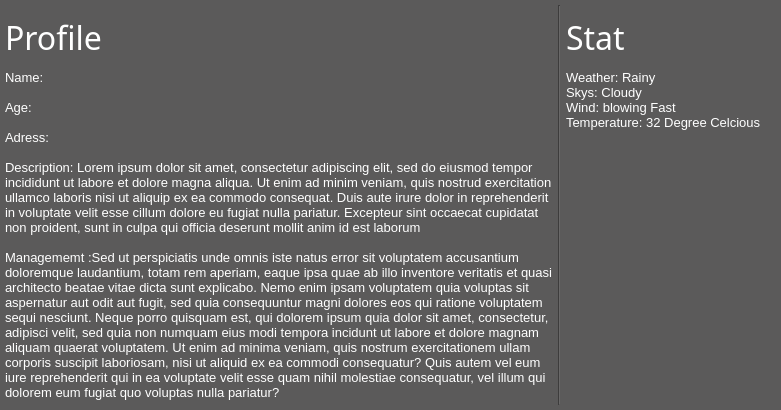
               <widget class="QWidget" name="page_home">
                <property name="styleSheet">
                 <string notr="true">background:rgb(91,90,90);</string>
                </property>
                <layout class="QHBoxLayout" name="horizontalLayout_19">
                 <property name="spacing">
                  <number>0</number>
                 </property>
                 <property name="leftMargin">
                  <number>0</number>
                 </property>
                 <property name="topMargin">
                  <number>5</number>
                 </property>
                 <property name="rightMargin">
                  <number>0</number>
                 </property>
                 <property name="bottomMargin">
                  <number>5</number>
                 </property>
                 <item>
                  <widget class="QFrame" name="frame_home_main">
                   <property name="frameShape">
                    <enum>QFrame::NoFrame</enum>
                   </property>
                   <property name="frameShadow">
                    <enum>QFrame::Plain</enum>
                   </property>
                   <layout class="QVBoxLayout" name="verticalLayout_5">
                    <property name="spacing">
                     <number>5</number>
                    </property>
                    <property name="leftMargin">
                     <number>5</number>
                    </property>
                    <property name="topMargin">
                     <number>5</number>
                    </property>
                    <property name="rightMargin">
                     <number>5</number>
                    </property>
                    <property name="bottomMargin">
                     <number>5</number>
                    </property>
                    <item>
                     <widget class="QLabel" name="lab_home_main_hed">
                      <property name="minimumSize">
                       <size>
                        <width>0</width>
                        <height>55</height>
                       </size>
                      </property>
                      <property name="maximumSize">
                       <size>
                        <width>16777215</width>
                        <height>55</height>
                       </size>
                      </property>
                      <property name="font">
                       <font>
                        <family>Segoe UI Semilight</family>
                        <pointsize>24</pointsize>
                       </font>
                      </property>
                      <property name="styleSheet">
                       <string notr="true">QLabel {
	color:rgb(255,255,255);
}</string>
                      </property>
                      <property name="text">
                       <string>&lt;html&gt;&lt;head/&gt;&lt;body&gt;&lt;p&gt;&lt;span style=&quot; color:#ffffff;&quot;&gt;Profile&lt;/span&gt;&lt;/p&gt;&lt;/body&gt;&lt;/html&gt;</string>
                      </property>
                      <property name="textFormat">
                       <enum>Qt::RichText</enum>
                      </property>
                     </widget>
                    </item>
                    <item>
                     <widget class="QLabel" name="lab_home_main_disc">
                      <property name="font">
                       <font>
                        <family>Segoe UI</family>
                        <pointsize>10</pointsize>
                       </font>
                      </property>
                      <property name="styleSheet">
                       <string notr="true">color:rgb(255,255,255);</string>
                      </property>
                      <property name="text">
                       <string>&lt;!DOCTYPE HTML PUBLIC &quot;-//W3C//DTD HTML 4.0//EN&quot; &quot;http://www.w3.org/TR/REC-html40/strict.dtd&quot;&gt;
&lt;html&gt;&lt;head&gt;&lt;meta name=&quot;qrichtext&quot; content=&quot;1&quot; /&gt;&lt;style type=&quot;text/css&quot;&gt;
p, li { white-space: pre-wrap; }
&lt;/style&gt;&lt;/head&gt;&lt;body style=&quot; font-family:'Segoe UI'; font-size:10pt; font-weight:400; font-style:normal;&quot;&gt;
&lt;p style=&quot; margin-top:0px; margin-bottom:0px; margin-left:0px; margin-right:0px; -qt-block-indent:0; text-indent:0px;&quot;&gt;&lt;span style=&quot; color:#ffffff;&quot;&gt;Name:&lt;/span&gt;&lt;/p&gt;
&lt;p style=&quot;-qt-paragraph-type:empty; margin-top:0px; margin-bottom:0px; margin-left:0px; margin-right:0px; -qt-block-indent:0; text-indent:0px; color:#ffffff;&quot;&gt;&lt;br /&gt;&lt;/p&gt;
&lt;p style=&quot; margin-top:0px; margin-bottom:0px; margin-left:0px; margin-right:0px; -qt-block-indent:0; text-indent:0px;&quot;&gt;&lt;span style=&quot; color:#ffffff;&quot;&gt;Age:&lt;/span&gt;&lt;/p&gt;
&lt;p style=&quot;-qt-paragraph-type:empty; margin-top:0px; margin-bottom:0px; margin-left:0px; margin-right:0px; -qt-block-indent:0; text-indent:0px; color:#ffffff;&quot;&gt;&lt;br /&gt;&lt;/p&gt;
&lt;p style=&quot; margin-top:0px; margin-bottom:0px; margin-left:0px; margin-right:0px; -qt-block-indent:0; text-indent:0px;&quot;&gt;&lt;span style=&quot; color:#ffffff;&quot;&gt;Adress:&lt;/span&gt;&lt;/p&gt;
&lt;p style=&quot;-qt-paragraph-type:empty; margin-top:0px; margin-bottom:0px; margin-left:0px; margin-right:0px; -qt-block-indent:0; text-indent:0px; color:#ffffff;&quot;&gt;&lt;br /&gt;&lt;/p&gt;
&lt;p style=&quot; margin-top:0px; margin-bottom:0px; margin-left:0px; margin-right:0px; -qt-block-indent:0; text-indent:0px;&quot;&gt;&lt;span style=&quot; color:#ffffff;&quot;&gt;Description: Lorem ipsum dolor sit amet, consectetur adipiscing elit, sed do eiusmod tempor incididunt ut labore et dolore magna aliqua. Ut enim ad minim veniam, quis nostrud exercitation ullamco laboris nisi ut aliquip ex ea commodo consequat. Duis aute irure dolor in reprehenderit in voluptate velit esse cillum dolore eu fugiat nulla pariatur. Excepteur sint occaecat cupidatat non proident, sunt in culpa qui officia deserunt mollit anim id est laborum&lt;/span&gt;&lt;/p&gt;
&lt;p style=&quot;-qt-paragraph-type:empty; margin-top:0px; margin-bottom:0px; margin-left:0px; margin-right:0px; -qt-block-indent:0; text-indent:0px; color:#ffffff;&quot;&gt;&lt;br /&gt;&lt;/p&gt;
&lt;p style=&quot; margin-top:0px; margin-bottom:0px; margin-left:0px; margin-right:0px; -qt-block-indent:0; text-indent:0px;&quot;&gt;&lt;span style=&quot; color:#ffffff;&quot;&gt;Managememt :Sed ut perspiciatis unde omnis iste natus error sit voluptatem accusantium doloremque laudantium, totam rem aperiam, eaque ipsa quae ab illo inventore veritatis et quasi architecto beatae vitae dicta sunt explicabo. Nemo enim ipsam voluptatem quia voluptas sit aspernatur aut odit aut fugit, sed quia consequuntur magni dolores eos qui ratione voluptatem sequi nesciunt. Neque porro quisquam est, qui dolorem ipsum quia dolor sit amet, consectetur, adipisci velit, sed quia non numquam eius modi tempora incidunt ut labore et dolore magnam aliquam quaerat voluptatem. Ut enim ad minima veniam, quis nostrum exercitationem ullam corporis suscipit laboriosam, nisi ut aliquid ex ea commodi consequatur? Quis autem vel eum iure reprehenderit qui in ea voluptate velit esse quam nihil molestiae consequatur, vel illum qui dolorem eum fugiat quo voluptas nulla pariatur?&lt;/span&gt;&lt;/p&gt;&lt;/body&gt;&lt;/html&gt;</string>
                      </property>
                      <property name="alignment">
                       <set>Qt::AlignLeading|Qt::AlignLeft|Qt::AlignTop</set>
                      </property>
                      <property name="wordWrap">
                       <bool>true</bool>
                      </property>
                      <property name="margin">
                       <number>5</number>
                      </property>
                     </widget>
                    </item>
                   </layout>
                  </widget>
                 </item>
                 <item>
                  <widget class="Line" name="vert_divide">
                   <property name="orientation">
                    <enum>Qt::Vertical</enum>
                   </property>
                  </widget>
                 </item>
                 <item>
                  <widget class="QFrame" name="frame_home_stat">
                   <property name="minimumSize">
                    <size>
                     <width>220</width>
                     <height>0</height>
                    </size>
                   </property>
                   <property name="maximumSize">
                    <size>
                     <width>220</width>
                     <height>16777215</height>
                    </size>
                   </property>
                   <property name="frameShape">
                    <enum>QFrame::NoFrame</enum>
                   </property>
                   <property name="frameShadow">
                    <enum>QFrame::Plain</enum>
                   </property>
                   <layout class="QVBoxLayout" name="verticalLayout_6">
                    <property name="spacing">
                     <number>5</number>
                    </property>
                    <property name="leftMargin">
                     <number>5</number>
                    </property>
                    <property name="topMargin">
                     <number>5</number>
                    </property>
                    <property name="rightMargin">
                     <number>5</number>
                    </property>
                    <property name="bottomMargin">
                     <number>5</number>
                    </property>
                    <item>
                     <widget class="QLabel" name="lab_home_stat_hed">
                      <property name="minimumSize">
                       <size>
                        <width>0</width>
                        <height>55</height>
                       </size>
                      </property>
                      <property name="maximumSize">
                       <size>
                        <width>16777215</width>
                        <height>55</height>
                       </size>
                      </property>
                      <property name="font">
                       <font>
                        <family>Segoe UI Semilight</family>
                        <pointsize>24</pointsize>
                       </font>
                      </property>
                      <property name="styleSheet">
                       <string notr="true">QLabel {
	color:rgb(255,255,255);
}</string>
                      </property>
                      <property name="text">
                       <string>&lt;html&gt;&lt;head/&gt;&lt;body&gt;&lt;p&gt;&lt;span style=&quot; color:#ffffff;&quot;&gt;Stat &lt;/span&gt;&lt;/p&gt;&lt;/body&gt;&lt;/html&gt;</string>
                      </property>
                      <property name="alignment">
                       <set>Qt::AlignLeading|Qt::AlignLeft|Qt::AlignVCenter</set>
                      </property>
                     </widget>
                    </item>
                    <item>
                     <widget class="QLabel" name="lab_home_stat_disc">
                      <property name="font">
                       <font>
                        <family>Segoe UI</family>
                        <pointsize>10</pointsize>
                       </font>
                      </property>
                      <property name="text">
                       <string>&lt;html&gt;&lt;head/&gt;&lt;body&gt;&lt;p&gt;&lt;span style=&quot; color:#ffffff;&quot;&gt;Weather: Rainy&lt;br/&gt;Skys: Cloudy&lt;br/&gt;Wind: blowing Fast&lt;br/&gt;Temperature: 32 Degree Celcious&lt;/span&gt;&lt;/p&gt;&lt;/body&gt;&lt;/html&gt;</string>
                      </property>
                      <property name="alignment">
                       <set>Qt::AlignLeading|Qt::AlignLeft|Qt::AlignTop</set>
                      </property>
                     </widget>
                    </item>
                   </layout>
                  </widget>
                 </item>
                </layout>
               </widget>
